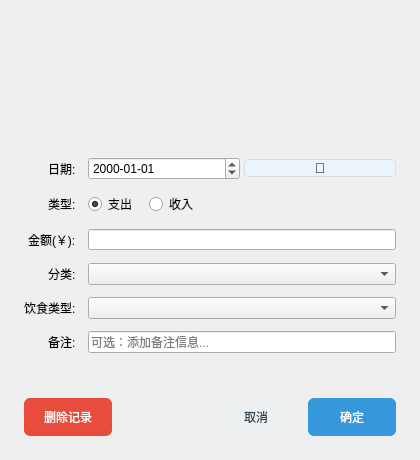
<?xml version="1.0" encoding="UTF-8"?>
<ui version="4.0">
 <class>FlowDialog</class>
 <widget class="QDialog" name="FlowDialog">
  <property name="geometry">
   <rect><x>0</x><y>0</y><width>420</width><height>460</height></rect>
  </property>
  <property name="minimumWidth"><number>420</number></property>
  <layout class="QVBoxLayout" name="mainLayout">
   <property name="spacing"><number>16</number></property>
   <property name="leftMargin"><number>24</number></property>
   <property name="topMargin"><number>24</number></property>
   <property name="rightMargin"><number>24</number></property>
   <property name="bottomMargin"><number>24</number></property>
   <!-- 标题 -->
   <item>
    <widget class="QLabel" name="titleLabel">
     <property name="styleSheet"><string notr="true">font-size: 18px; font-weight: bold; color: #2C3E50; background: transparent;</string></property>
    </widget>
   </item>
   <!-- 表单 -->
   <item>
    <layout class="QFormLayout" name="formLayout">
     <property name="spacing"><number>12</number></property>
     <property name="labelAlignment"><set>Qt::AlignRight|Qt::AlignVCenter</set></property>
     <!-- 日期 -->
     <item row="0" column="0">
      <widget class="QLabel" name="dateLabel">
       <property name="text"><string>日期:</string></property>
      </widget>
     </item>
     <item row="0" column="1">
      <layout class="QHBoxLayout" name="dateRow">
       <property name="spacing"><number>4</number></property>
       <item>
        <widget class="QDateEdit" name="dateEdit">
         <property name="calendarPopup"><bool>false</bool></property>
         <property name="displayFormat"><string>yyyy-MM-dd</string></property>
         <property name="minimumWidth"><number>200</number></property>
        </widget>
       </item>
       <item>
        <widget class="QPushButton" name="calendarBtn">
         <property name="text"><string>📅</string></property>
         <property name="fixedSize"><size><width>28</width><height>28</height></size></property>
         <property name="cursor"><cursorShape>PointingHandCursor</cursorShape></property>
         <property name="toolTip"><string>打开日历选择</string></property>
         <property name="styleSheet"><string notr="true">QPushButton { background: #EBF5FB; border: 1px solid #D5DCE6; border-radius: 4px; font-size: 14px; } QPushButton:hover { background: #3498DB; }</string></property>
        </widget>
       </item>
      </layout>
     </item>
     <!-- 类型 -->
     <item row="1" column="0">
      <widget class="QLabel" name="typeLabel">
       <property name="text"><string>类型:</string></property>
      </widget>
     </item>
     <item row="1" column="1">
      <layout class="QHBoxLayout" name="typeRow">
       <item>
        <widget class="QRadioButton" name="radioExpense">
         <property name="text"><string>支出</string></property>
         <property name="checked"><bool>true</bool></property>
        </widget>
       </item>
       <item>
        <widget class="QRadioButton" name="radioIncome">
         <property name="text"><string>收入</string></property>
        </widget>
       </item>
       <item>
        <spacer name="typeSpacer">
         <property name="orientation"><enum>Qt::Horizontal</enum></property>
         <property name="sizeHint"><size><width>40</width><height>20</height></size></property>
        </spacer>
       </item>
      </layout>
     </item>
     <!-- 金额 -->
     <item row="2" column="0">
      <widget class="QLabel" name="amountLabel">
       <property name="text"><string>金额(￥):</string></property>
      </widget>
     </item>
     <item row="2" column="1">
      <widget class="QDoubleSpinBox" name="amountSpin">
       <property name="buttonSymbols"><enum>QAbstractSpinBox::NoButtons</enum></property>
       <property name="decimals"><number>2</number></property>
       <property name="maximum"><double>99999999.99</double></property>
       <property name="specialValueText"><string> </string></property>
       <property name="minimumWidth"><number>200</number></property>
      </widget>
     </item>
     <!-- 分类 -->
     <item row="3" column="0">
      <widget class="QLabel" name="categoryLabel">
       <property name="text"><string>分类:</string></property>
      </widget>
     </item>
     <item row="3" column="1">
      <widget class="QComboBox" name="categoryCombo">
       <property name="minimumWidth"><number>200</number></property>
      </widget>
     </item>
     <!-- 子分类标签 -->
     <item row="4" column="0">
      <widget class="QLabel" name="subCategoryLabel">
       <property name="text"><string>饮食类型:</string></property>
      </widget>
     </item>
     <item row="4" column="1">
      <widget class="QComboBox" name="subCategoryCombo">
       <property name="minimumWidth"><number>200</number></property>
      </widget>
     </item>
     <!-- 备注 -->
     <item row="5" column="0">
      <widget class="QLabel" name="noteLabel">
       <property name="text"><string>备注:</string></property>
      </widget>
     </item>
     <item row="5" column="1">
      <widget class="QLineEdit" name="noteEdit">
       <property name="placeholderText"><string>可选：添加备注信息...</string></property>
      </widget>
     </item>
     <!-- 智能建议 -->
     <item row="6" column="1">
      <widget class="QLabel" name="suggestLabel">
       <property name="text"><string></string></property>
       <property name="styleSheet"><string notr="true">color: #27AE60; font-size: 11px; background: transparent; padding: 2px 0;</string></property>
      </widget>
     </item>
    </layout>
   </item>
   <!-- 底部按钮栏 -->
   <item>
    <layout class="QHBoxLayout" name="btnRow">
     <item>
      <widget class="QPushButton" name="btnDelete">
       <property name="text"><string>删除记录</string></property>
       <property name="styleSheet"><string notr="true">QPushButton { background: #E74C3C; color: white; border-radius: 6px; padding: 10px 20px; } QPushButton:hover { background: #CB4335; }</string></property>
      </widget>
     </item>
     <item>
      <spacer name="btnSpacer">
       <property name="orientation"><enum>Qt::Horizontal</enum></property>
       <property name="sizeHint"><size><width>40</width><height>20</height></size></property>
      </spacer>
     </item>
     <item>
      <widget class="QPushButton" name="btnCancel">
       <property name="text"><string>取消</string></property>
       <property name="styleSheet"><string notr="true">QPushButton { background: #ECF0F1; color: #2C3E50; border-radius: 6px; padding: 10px 24px; } QPushButton:hover { background: #D5DCE6; }</string></property>
      </widget>
     </item>
     <item>
      <widget class="QPushButton" name="btnOk">
       <property name="text"><string>确定</string></property>
       <property name="styleSheet"><string notr="true">QPushButton { background: #3498DB; color: white; border-radius: 6px; padding: 10px 32px; } QPushButton:hover { background: #2980B9; }</string></property>
      </widget>
     </item>
    </layout>
   </item>
  </layout>
 </widget>
</ui>
